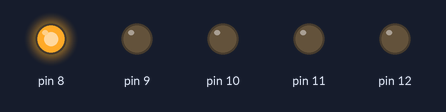
This sketch was run on a simulated Arduino Uno, built with avr-gcc and run on an emulated ATmega328P. On the bench: output pins drawn as LEDs (lit = HIGH).

Above: at 0.5 s.
At 3.5 s:
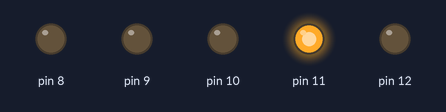
At 5.0 s:
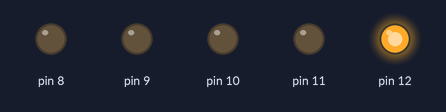
At 8.5 s:
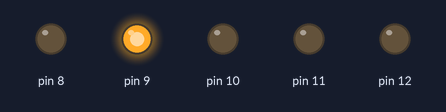
At 12.5 s:
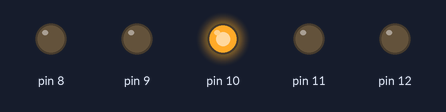
Timing chart, 0 to 13.0 s (numbered marks = the images above):
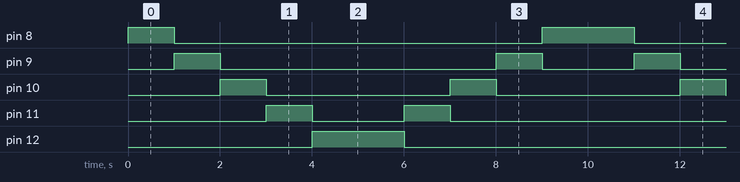

Measured:
- by itself, pin 8: repeats every 10.0 s: LOW 8.0 s, HIGH 2.0 s
- by itself, pin 9: repeats every 10.0 s: LOW 6.0 s, HIGH 1.0 s, LOW 2.0 s, HIGH 1.0 s
- by itself, pin 10: alternates HIGH for 1.0 s and LOW for 4.0 s
- by itself, pin 11: repeats every 10.0 s: LOW 2.0 s, HIGH 1.0 s, LOW 6.0 s, HIGH 1.0 s
- by itself, pin 12: alternates HIGH for 2.0 s and LOW for 8.0 s

The sketch:

_6.6_KIT-Cylon.ino
```cpp
/*
Curso de Arduino

Scanner Larson o KIT o Cylon
Encendemos y apagamos 5 leds conectado a los pines 8,9,10,11,12

Conexiones

LED:
  Terminal positivo (el más largo) conectado a los pines 8,9,10,11,12
  Terminal negativo (más corto): conectados a una resistencias de 220
  Ohmios
      conectada a GND

by JAVacasM
 */


/* ==== Includes - Librerias==== */
/* ====  END Includes ==== */

/* ==== Defines - Constantes ==== */
#define PRIMER_LED           8
#define ULTIMO_LED           12
#define TIEMPO_ESPERA     1000 // 1000 milisegundos = 1 segundo
/* ==== END Defines ==== */

/* ==== Variables Globales ==== */
/* ==== END Global Variables ==== */


/* ==== Funciones a usar - Prototipos ==== */
/* ==== END Prototipos ==== */

/* ==== Setup - Configuracion ==== */
void setup() {
  for(int i=PRIMER_LED;i<=ULTIMO_LED;i++){  // Iteramos por todos los pines
      pinMode(i,OUTPUT);    // Configuramos el pin como salida
  }

}
/* ==== END Setup ==== */

/* ==== Loop - Codigo que se repite==== */
void loop() {
  // Vamos por orden creciente de pines
  for(int i=PRIMER_LED;i<=ULTIMO_LED;i++){  // incrementamos a cada paso
    digitalWrite(i,HIGH); // Encendemos el led i
    delay(TIEMPO_ESPERA);
    digitalWrite(i,LOW); // Apagamos el led i, antes de pasar al siguiente
  }
  // Vamos en orden decreciente de pines
  for(int i=ULTIMO_LED;i>=PRIMER_LED;i--){  // decrementamos a cada paso
    digitalWrite(i,HIGH); // Encendemos el led i
    delay(TIEMPO_ESPERA);
    digitalWrite(i,LOW); // Apagamos el led i, antes de pasar al siguiente
  }

}
/* ==== End Loop ==== */

/* ==== Funciones ==== */

/* ==== END Functions ==== */
```
